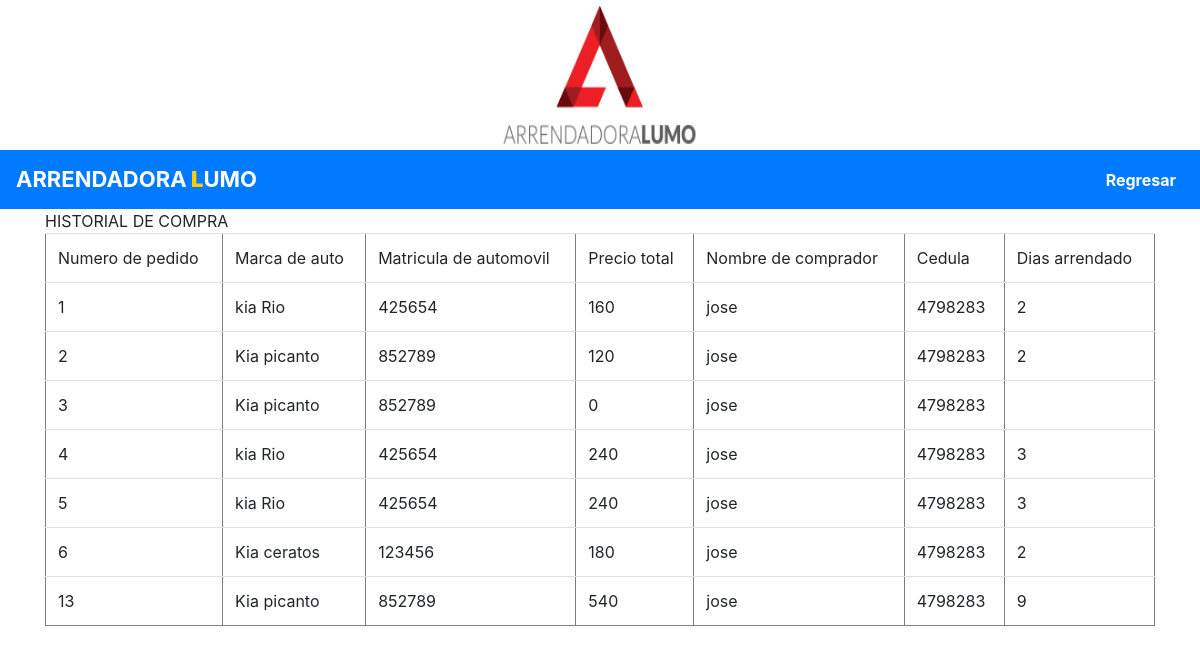
Screenshot of /micuenta.php (signed in) with the database file from the repository.
### tables this page shows
CREATE TABLE `factura` (
  `idfactura` int(11) NOT NULL AUTO_INCREMENT,
  `nomcarro` varchar(45) DEFAULT NULL,
  `matricula` varchar(45) DEFAULT NULL,
  `tot` varchar(45) DEFAULT NULL,
  `nomcompra` varchar(45) DEFAULT NULL,
  `cedulaf` varchar(45) DEFAULT NULL,
  `fechacompra` varchar(45) DEFAULT NULL,
  `fechaentrega` varchar(45) DEFAULT NULL,
  PRIMARY KEY (`idfactura`)
);

### micuenta.php (the view, shortened to what this page needs)
<!DOCTYPE html>
<html lang="en">
  <head>
     <link rel="stylesheet" href="https://maxcdn.bootstrapcdn.com/bootstrap/4.1.3/css/bootstrap.min.css">
  </head>
<body data-offset="40" background="images/fondo.png" style="background-attachment: fixed">
<?php
	include("include/cabecera.php");
	?>
  <?php
include("include/nav2.php");
?>
<div class="container">
<?php
if (empty($_SESSION['nombre']))
                  {
                      echo " <br> <h5 class=''> Porfavor   iniciar session  para poder  alquilar un vehiculo //  o acceder a la  mi cuenta  solo usuarios registrados podran alquilar uno      		";
                  }
                  else{
                    require("connect_db.php");
                    $na=$_SESSION['cedula'];
                    $sql=("SELECT * FROM factura WHERE cedulaf=$na");
                    $query=mysqli_query($mysqli,$sql);
                    echo "<td> HISTORIAL DE COMPRA </td>";
                    echo "<table border='1'; class='table table-hover';>";
                        echo "<tr class='warning'>";
                            echo "<td>Numero de pedido</td>";
                            echo "<td>Marca de auto</td>";
                            echo "<td>Matricula de automovil</td>";
                            echo "<td>Precio total</td>";
                            echo "<td>Nombre de comprador</td>";
                            echo "<td>Cedula</td>";
                            echo "<td>Dias  arrendado</td>";
                            echo "</tr>";
                        while($arreglo=mysqli_fetch_array($query)){
                             echo "<tr class='success'>";
                               echo "<td>$arreglo[0]</td>";
                               echo "<td>$arreglo[1]</td>";
                               echo "<td>$arreglo[2]</td>";
                               echo "<td>$arreglo[3]</td>";
                               echo "<td>$arreglo[4]</td>";
                               echo "<td>$arreglo[5]</td>";
                               echo "<td>$arreglo[6]</td>";
                               echo "</tr>";
                       }
                }
?>
</body>
</html>

### include/cabecera.php
<div class="text-center">
<img src="imagenes/logo.png" alt="" width="200px" height="150px">
</div>

### include/nav2.php (shortened to what this page needs)
<nav class="navbar navbar-expand-lg navbar-dark bg-primary ">
<a class="navbar-brand" style="font-size:22px; font-weight: bold;" href="#">ARRENDADORA<strong Class="color-i">  L</strong>UMO</a>
  <div class="collapse navbar-collapse" id="navbarSupportedContent">
    <form class="form-inline my-2 my-lg-0">
      <ul class="navbar-nav">
             <li class="nav-item active">
                 <a class="nav-link" style="font-weight: bold;" href="index.php">Regresar</a>
             </li>
        </ul>
    </form>
  </div>
</nav>

### micuenta.php (style rules this page uses)
.color-i { color: #ffcc00; }

### rows the page displays
factura: idfactura "1", nomcarro "kia Rio", matricula "425654", tot "160", nomcompra "jose", cedulaf "4798283", fechacompra "2"
factura: idfactura "2", nomcarro "Kia picanto", matricula "852789", tot "120", nomcompra "jose", cedulaf "4798283", fechacompra "2"
factura: idfactura "3", nomcarro "Kia picanto", matricula "852789", tot "0", nomcompra "jose", cedulaf "4798283"
factura: idfactura "4", nomcarro "kia Rio", matricula "425654", tot "240", nomcompra "jose", cedulaf "4798283", fechacompra "3"
factura: idfactura "5", nomcarro "kia Rio", matricula "425654", tot "240", nomcompra "jose", cedulaf "4798283", fechacompra "3"
factura: idfactura "6", nomcarro "Kia ceratos", matricula "123456", tot "180", nomcompra "jose", cedulaf "4798283", fechacompra "2"
factura: idfactura "13", nomcarro "Kia picanto", matricula "852789", tot "540", nomcompra "jose", cedulaf "4798283", fechacompra "9"
